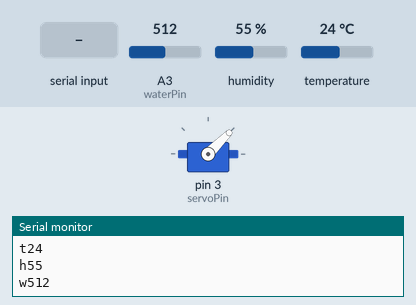
Bench run of a sketch on a simulated Arduino Uno, built with avr-gcc and run on an emulated ATmega328P. Parts: servo, the last lines printed to the serial monitor. The test bench sets the inputs (shaded band); at power-on: A3 (waterPin) = 512, humidity 55 %, temperature 24 °C.

Above: at 1.2 s.
1.3 s: "a" received over Serial
At 1.9 s:
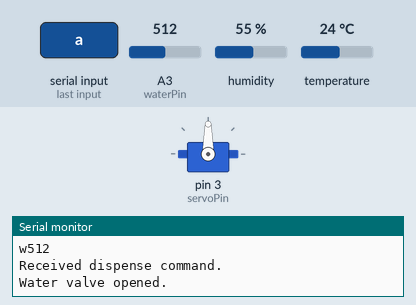
Timing chart, 0 to 6.0 s (numbered marks = the images above; inputs shaded):
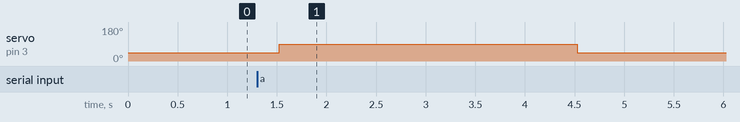

The sketch:

main.ino
```cpp
#include <SimpleDHT.h>
#include <Servo.h>

// Configuration struct
struct Configuration {
    int dhtPin;
    int waterPin;
    int servoPin;
    int dhtSampleRate;
    int valveOpenPosition;
    int valveClosePosition;
};

// Global configuration
Configuration config = {
    .dhtPin = 2,
    .waterPin = A3,
    .servoPin = 3,
    .dhtSampleRate = 1500,
    .valveOpenPosition = 90,
    .valveClosePosition = 45
};

// Function to log messages
void logMessage(const char* message) {
    Serial.println(message);
}

class DHTSensor {
  private:
    SimpleDHT11 dht;
    byte temperature;
    byte humidity;

  public:
    DHTSensor(int pin) : dht(pin) {
      logMessage("DHTSensor initialized.");
    }

    void refresh() {
      int err = SimpleDHTErrSuccess;
      if ((err = dht.read(&temperature, &humidity, NULL)) != SimpleDHTErrSuccess) {
        Serial.print("Read DHT11 failed, err="); Serial.println(SimpleDHTErrCode(err));
      } else {
        logMessage("DHT data refreshed.");
      }
    }

    byte getTemperature() const {
      return temperature;
    }

    byte getHumidity() const {
      return humidity;
    }
};

class WaterSensor {
  private:
    int pin;
    int waterLevel;

  public:
    WaterSensor(int pin) : pin(pin) {
      logMessage("WaterSensor initialized.");
    }

    void refresh() {
      waterLevel = analogRead(pin);
      logMessage("Water data refreshed.");
    }

    int getWaterLevel() const {
      return waterLevel;
    }
};

class WaterValve {
  private:
    Servo servo;
    int openPosition;
    int closePosition;

  public:
    WaterValve(int pin, int openPos, int closePos) : openPosition(openPos), closePosition(closePos) {
      servo.attach(pin);
      logMessage("WaterValve initialized.");
    }

    void open() {
      servo.write(openPosition);
      logMessage("Water valve opened.");
    }

    void close() {
      servo.write(closePosition);
      logMessage("Water valve closed.");
    }
};

DHTSensor dhtSensor(config.dhtPin);
WaterSensor waterSensor(config.waterPin);
WaterValve waterValve(config.servoPin, config.valveOpenPosition, config.valveClosePosition);

void setup() {
    Serial.begin(115200);
    logMessage("Setup completed.");
    waterValve.close();
}

void loop() {
    if (Serial.available() > 0 && Serial.read() == 'a') {
        logMessage("Received dispense command.");
        waterValve.open();
        delay(3000);
        waterValve.close();
    }

    dhtSensor.refresh();
    waterSensor.refresh();

    Serial.print('t'); Serial.println(dhtSensor.getTemperature());
    Serial.print('h'); Serial.println(dhtSensor.getHumidity());
    Serial.print('w'); Serial.println(waterSensor.getWaterLevel());

    delay(config.dhtSampleRate);
}
```

Measured:
- after the input at 1.3 s, servo on pin 3 (servoPin): 45° → 90° after 0.23 s, → 45° 3.0 s later
